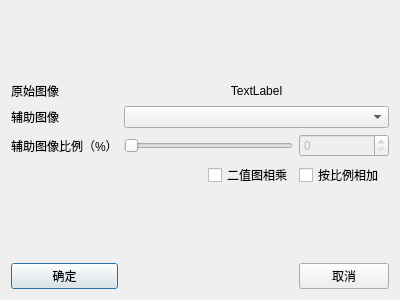
<?xml version="1.0" encoding="UTF-8"?>
<ui version="4.0">
 <class>AddImageDialog</class>
 <widget class="QDialog" name="AddImageDialog">
  <property name="geometry">
   <rect>
    <x>0</x>
    <y>0</y>
    <width>400</width>
    <height>300</height>
   </rect>
  </property>
  <property name="windowTitle">
   <string>AddImageDialog</string>
  </property>
  <layout class="QGridLayout" name="gridLayout">
   <item row="1" column="0">
    <widget class="QLabel" name="HintInfo">
     <property name="text">
      <string>原始图像</string>
     </property>
    </widget>
   </item>
   <item row="0" column="0">
    <spacer name="verticalSpacer_3">
     <property name="orientation">
      <enum>Qt::Vertical</enum>
     </property>
     <property name="sizeHint" stdset="0">
      <size>
       <width>20</width>
       <height>85</height>
      </size>
     </property>
    </spacer>
   </item>
   <item row="2" column="0">
    <widget class="QLabel" name="label">
     <property name="text">
      <string>辅助图像</string>
     </property>
    </widget>
   </item>
   <item row="1" column="1" colspan="3">
    <widget class="QLabel" name="SrcFileName">
     <property name="text">
      <string>TextLabel</string>
     </property>
     <property name="alignment">
      <set>Qt::AlignCenter</set>
     </property>
    </widget>
   </item>
   <item row="2" column="1" colspan="3">
    <widget class="QComboBox" name="comboBox"/>
   </item>
   <item row="3" column="1" colspan="2">
    <widget class="QSlider" name="horizontalSlider">
     <property name="enabled">
      <bool>false</bool>
     </property>
     <property name="maximum">
      <number>100</number>
     </property>
     <property name="singleStep">
      <number>1</number>
     </property>
     <property name="orientation">
      <enum>Qt::Horizontal</enum>
     </property>
    </widget>
   </item>
   <item row="3" column="3">
    <widget class="QSpinBox" name="spinBox">
     <property name="enabled">
      <bool>false</bool>
     </property>
     <property name="maximum">
      <number>100</number>
     </property>
    </widget>
   </item>
   <item row="6" column="0">
    <widget class="QPushButton" name="pushButton">
     <property name="text">
      <string>确定</string>
     </property>
    </widget>
   </item>
   <item row="3" column="0">
    <widget class="QLabel" name="label_2">
     <property name="text">
      <string>辅助图像比例（%）</string>
     </property>
    </widget>
   </item>
   <item row="5" column="0">
    <spacer name="verticalSpacer">
     <property name="orientation">
      <enum>Qt::Vertical</enum>
     </property>
     <property name="sizeHint" stdset="0">
      <size>
       <width>20</width>
       <height>84</height>
      </size>
     </property>
    </spacer>
   </item>
   <item row="4" column="3">
    <widget class="QCheckBox" name="checkBox">
     <property name="text">
      <string>按比例相加</string>
     </property>
    </widget>
   </item>
   <item row="4" column="2">
    <widget class="QCheckBox" name="checkBox_2">
     <property name="text">
      <string>二值图相乘</string>
     </property>
    </widget>
   </item>
   <item row="6" column="3">
    <widget class="QPushButton" name="pushButton_2">
     <property name="minimumSize">
      <size>
       <width>90</width>
       <height>0</height>
      </size>
     </property>
     <property name="text">
      <string>取消</string>
     </property>
    </widget>
   </item>
   <item row="6" column="1" colspan="2">
    <spacer name="horizontalSpacer">
     <property name="orientation">
      <enum>Qt::Horizontal</enum>
     </property>
     <property name="sizeHint" stdset="0">
      <size>
       <width>175</width>
       <height>20</height>
      </size>
     </property>
    </spacer>
   </item>
  </layout>
 </widget>
 <layoutdefault spacing="6" margin="11"/>
 <resources/>
 <connections>
  <connection>
   <sender>horizontalSlider</sender>
   <signal>valueChanged(int)</signal>
   <receiver>spinBox</receiver>
   <slot>setValue(int)</slot>
   <hints>
    <hint type="sourcelabel">
     <x>301</x>
     <y>157</y>
    </hint>
    <hint type="destinationlabel">
     <x>390</x>
     <y>156</y>
    </hint>
   </hints>
  </connection>
  <connection>
   <sender>spinBox</sender>
   <signal>valueChanged(int)</signal>
   <receiver>horizontalSlider</receiver>
   <slot>setValue(int)</slot>
   <hints>
    <hint type="sourcelabel">
     <x>360</x>
     <y>148</y>
    </hint>
    <hint type="destinationlabel">
     <x>301</x>
     <y>157</y>
    </hint>
   </hints>
  </connection>
  <connection>
   <sender>pushButton_2</sender>
   <signal>clicked()</signal>
   <receiver>AddImageDialog</receiver>
   <slot>reject()</slot>
   <hints>
    <hint type="sourcelabel">
     <x>326</x>
     <y>283</y>
    </hint>
    <hint type="destinationlabel">
     <x>326</x>
     <y>227</y>
    </hint>
   </hints>
  </connection>
  <connection>
   <sender>pushButton</sender>
   <signal>clicked()</signal>
   <receiver>AddImageDialog</receiver>
   <slot>accept()</slot>
   <hints>
    <hint type="sourcelabel">
     <x>82</x>
     <y>277</y>
    </hint>
    <hint type="destinationlabel">
     <x>84</x>
     <y>238</y>
    </hint>
   </hints>
  </connection>
  <connection>
   <sender>checkBox</sender>
   <signal>clicked(bool)</signal>
   <receiver>AddImageDialog</receiver>
   <slot>ChangeAddMode(bool)</slot>
   <hints>
    <hint type="sourcelabel">
     <x>343</x>
     <y>168</y>
    </hint>
    <hint type="destinationlabel">
     <x>228</x>
     <y>193</y>
    </hint>
   </hints>
  </connection>
 </connections>
 <slots>
  <slot>Confirm()</slot>
  <slot>Cancle()</slot>
  <slot>ChangeAddMode(bool)</slot>
 </slots>
</ui>
